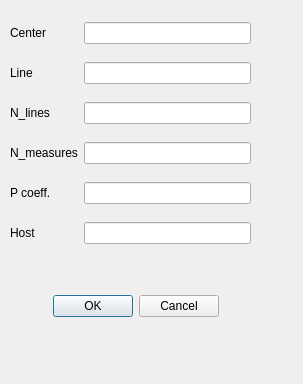
<?xml version="1.0" encoding="UTF-8"?>
<ui version="4.0">
 <class>Dialog</class>
 <widget class="QDialog" name="Dialog">
  <property name="geometry">
   <rect>
    <x>0</x>
    <y>0</y>
    <width>303</width>
    <height>384</height>
   </rect>
  </property>
  <property name="windowTitle">
   <string>Dialog</string>
  </property>
  <widget class="QDialogButtonBox" name="buttonBox">
   <property name="geometry">
    <rect>
     <x>10</x>
     <y>290</y>
     <width>251</width>
     <height>32</height>
    </rect>
   </property>
   <property name="orientation">
    <enum>Qt::Horizontal</enum>
   </property>
   <property name="standardButtons">
    <set>QDialogButtonBox::Cancel|QDialogButtonBox::Ok</set>
   </property>
   <property name="centerButtons">
    <bool>true</bool>
   </property>
  </widget>
  <widget class="QWidget" name="gridLayoutWidget">
   <property name="geometry">
    <rect>
     <x>10</x>
     <y>10</y>
     <width>241</width>
     <height>248</height>
    </rect>
   </property>
   <layout class="QGridLayout" name="gridLayout">
    <item row="2" column="1">
     <widget class="QLineEdit" name="lineEdit_3"/>
    </item>
    <item row="1" column="1">
     <widget class="QLineEdit" name="lineEdit_2"/>
    </item>
    <item row="3" column="1">
     <widget class="QLineEdit" name="lineEdit_4"/>
    </item>
    <item row="3" column="0">
     <widget class="QLabel" name="label_7">
      <property name="text">
       <string>N_measures</string>
      </property>
     </widget>
    </item>
    <item row="0" column="1">
     <widget class="QLineEdit" name="lineEdit_1"/>
    </item>
    <item row="2" column="0">
     <widget class="QLabel" name="label_6">
      <property name="text">
       <string>N_lines</string>
      </property>
     </widget>
    </item>
    <item row="4" column="0">
     <widget class="QLabel" name="label_8">
      <property name="text">
       <string>P coeff.</string>
      </property>
     </widget>
    </item>
    <item row="0" column="0">
     <widget class="QLabel" name="label_4">
      <property name="text">
       <string>Center</string>
      </property>
     </widget>
    </item>
    <item row="1" column="0">
     <widget class="QLabel" name="label_5">
      <property name="text">
       <string>Line</string>
      </property>
     </widget>
    </item>
    <item row="4" column="1">
     <widget class="QLineEdit" name="lineEdit_5"/>
    </item>
    <item row="5" column="0">
     <widget class="QLabel" name="label_9">
      <property name="text">
       <string>Host</string>
      </property>
     </widget>
    </item>
    <item row="5" column="1">
     <widget class="QLineEdit" name="lineEdit_6"/>
    </item>
   </layout>
  </widget>
 </widget>
 <resources/>
 <connections>
  <connection>
   <sender>buttonBox</sender>
   <signal>accepted()</signal>
   <receiver>Dialog</receiver>
   <slot>accept()</slot>
   <hints>
    <hint type="sourcelabel">
     <x>248</x>
     <y>254</y>
    </hint>
    <hint type="destinationlabel">
     <x>157</x>
     <y>274</y>
    </hint>
   </hints>
  </connection>
  <connection>
   <sender>buttonBox</sender>
   <signal>rejected()</signal>
   <receiver>Dialog</receiver>
   <slot>reject()</slot>
   <hints>
    <hint type="sourcelabel">
     <x>316</x>
     <y>260</y>
    </hint>
    <hint type="destinationlabel">
     <x>286</x>
     <y>274</y>
    </hint>
   </hints>
  </connection>
 </connections>
</ui>
